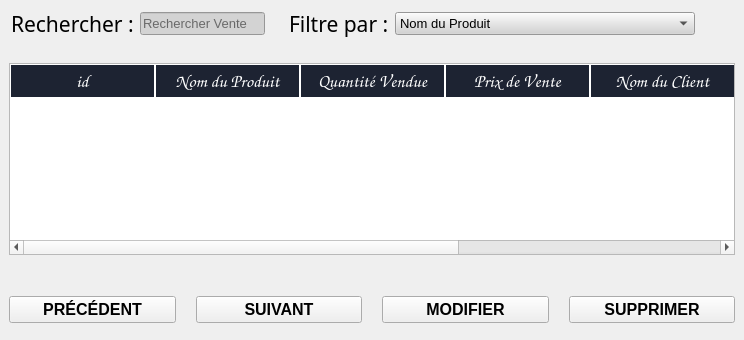
      <widget class="QWidget" name="tab_3">
       <attribute name="icon">
        <iconset>
         <normaloff>../pictures/cash-machine.png</normaloff>../pictures/cash-machine.png</iconset>
       </attribute>
       <attribute name="title">
        <string>Ventes</string>
       </attribute>
       <layout class="QVBoxLayout" name="verticalLayout_7" stretch="1,8,1">
        <property name="leftMargin">
         <number>0</number>
        </property>
        <property name="topMargin">
         <number>0</number>
        </property>
        <property name="rightMargin">
         <number>0</number>
        </property>
        <property name="bottomMargin">
         <number>0</number>
        </property>
        <item>
         <widget class="QWidget" name="venteSearchingWidget" native="true">
          <property name="styleSheet">
           <string notr="true"/>
          </property>
          <layout class="QHBoxLayout" name="horizontalLayout_9">
           <property name="leftMargin">
            <number>0</number>
           </property>
           <property name="topMargin">
            <number>0</number>
           </property>
           <property name="rightMargin">
            <number>0</number>
           </property>
           <property name="bottomMargin">
            <number>0</number>
           </property>
           <item>
            <widget class="QWidget" name="widget_5" native="true">
             <property name="maximumSize">
              <size>
               <width>800</width>
               <height>16777215</height>
              </size>
             </property>
             <layout class="QHBoxLayout" name="horizontalLayout_7">
              <property name="leftMargin">
               <number>11</number>
              </property>
              <item>
               <widget class="QLabel" name="label_14">
                <property name="font">
                 <font>
                  <family>Bahnschrift SemiBold Condensed</family>
                  <pointsize>16</pointsize>
                  <weight>50</weight>
                  <bold>false</bold>
                 </font>
                </property>
                <property name="text">
                 <string>Rechercher :</string>
                </property>
               </widget>
              </item>
              <item>
               <widget class="QLineEdit" name="venteLineEdit">
                <property name="font">
                 <font>
                  <pointsize>10</pointsize>
                 </font>
                </property>
                <property name="styleSheet">
                 <string notr="true">background-color: lightgray;
</string>
                </property>
                <property name="placeholderText">
                 <string>Rechercher Vente</string>
                </property>
               </widget>
              </item>
             </layout>
            </widget>
           </item>
           <item>
            <widget class="QWidget" name="widget_6" native="true">
             <layout class="QHBoxLayout" name="horizontalLayout_8">
              <item>
               <widget class="QLabel" name="label_15">
                <property name="font">
                 <font>
                  <family>Bahnschrift SemiBold Condensed</family>
                  <pointsize>16</pointsize>
                  <weight>50</weight>
                  <bold>false</bold>
                 </font>
                </property>
                <property name="text">
                 <string>Filtre par :</string>
                </property>
               </widget>
              </item>
              <item>
               <widget class="QComboBox" name="venteComboBox">
                <property name="minimumSize">
                 <size>
                  <width>300</width>
                  <height>0</height>
                 </size>
                </property>
                <property name="font">
                 <font>
                  <pointsize>10</pointsize>
                 </font>
                </property>
                <property name="styleSheet">
                 <string notr="true">background-color: lightgray;
</string>
                </property>
                <item>
                 <property name="text">
                  <string>Nom du Produit</string>
                 </property>
                </item>
                <item>
                 <property name="text">
                  <string>Catégorie</string>
                 </property>
                </item>
               </widget>
              </item>
              <item>
               <spacer name="horizontalSpacer">
                <property name="orientation">
                 <enum>Qt::Horizontal</enum>
                </property>
                <property name="sizeHint" stdset="0">
                 <size>
                  <width>40</width>
                  <height>20</height>
                 </size>
                </property>
               </spacer>
              </item>
             </layout>
            </widget>
           </item>
          </layout>
         </widget>
        </item>
        <item>
         <widget class="QWidget" name="tableOuterWidget_2" native="true">
          <property name="minimumSize">
           <size>
            <width>0</width>
            <height>100</height>
           </size>
          </property>
          <layout class="QVBoxLayout" name="verticalLayout_8">
           <item>
            <widget class="QTableWidget" name="venteTableWidget">
             <property name="font">
              <font>
               <family>Comic Sans MS</family>
               <pointsize>10</pointsize>
               <weight>50</weight>
               <italic>false</italic>
               <bold>false</bold>
              </font>
             </property>
             <property name="cursor" stdset="0">
              <cursorShape>ArrowCursor</cursorShape>
             </property>
             <property name="styleSheet">
              <string notr="true">QTableWidget::item{
background-color: rgb(190, 190, 190)
}

QHeaderView::section {
background-color :  rgb(29, 35, 50) ;
border:1px solid white;
font-size: 18px;
color:white;
padding: 2px
}
QTableWidget::item:selected {
background-color: rgb(29, 35, 50) ;
color: white;
}
</string>
             </property>
             <property name="editTriggers">
              <set>QAbstractItemView::NoEditTriggers</set>
             </property>
             <property name="tabKeyNavigation">
              <bool>false</bool>
             </property>
             <property name="selectionMode">
              <enum>QAbstractItemView::SingleSelection</enum>
             </property>
             <property name="selectionBehavior">
              <enum>QAbstractItemView::SelectRows</enum>
             </property>
             <property name="verticalScrollMode">
              <enum>QAbstractItemView::ScrollPerPixel</enum>
             </property>
             <property name="horizontalScrollMode">
              <enum>QAbstractItemView::ScrollPerPixel</enum>
             </property>
             <property name="showGrid">
              <bool>true</bool>
             </property>
             <property name="sortingEnabled">
              <bool>false</bool>
             </property>
             <property name="wordWrap">
              <bool>true</bool>
             </property>
             <property name="cornerButtonEnabled">
              <bool>false</bool>
             </property>
             <attribute name="horizontalHeaderDefaultSectionSize">
              <number>145</number>
             </attribute>
             <attribute name="horizontalHeaderHighlightSections">
              <bool>false</bool>
             </attribute>
             <attribute name="horizontalHeaderShowSortIndicator" stdset="0">
              <bool>false</bool>
             </attribute>
             <attribute name="horizontalHeaderStretchLastSection">
              <bool>false</bool>
             </attribute>
             <attribute name="verticalHeaderVisible">
              <bool>false</bool>
             </attribute>
             <attribute name="verticalHeaderHighlightSections">
              <bool>false</bool>
             </attribute>
             <attribute name="verticalHeaderShowSortIndicator" stdset="0">
              <bool>false</bool>
             </attribute>
             <attribute name="verticalHeaderStretchLastSection">
              <bool>false</bool>
             </attribute>
             <column>
              <property name="text">
               <string>id</string>
              </property>
             </column>
             <column>
              <property name="text">
               <string>Nom du Produit</string>
              </property>
             </column>
             <column>
              <property name="text">
               <string>Quantité Vendue</string>
              </property>
             </column>
             <column>
              <property name="text">
               <string>Prix de Vente</string>
              </property>
             </column>
             <column>
              <property name="text">
               <string>Nom du Client</string>
              </property>
             </column>
             <column>
              <property name="text">
               <string>Catégorie</string>
              </property>
             </column>
             <column>
              <property name="text">
               <string>Date d'Entrée</string>
              </property>
             </column>
             <column>
              <property name="text">
               <string>Notes</string>
              </property>
             </column>
            </widget>
           </item>
          </layout>
         </widget>
        </item>
        <item>
         <widget class="QWidget" name="venteBottomContainer" native="true">
          <property name="minimumSize">
           <size>
            <width>0</width>
            <height>70</height>
           </size>
          </property>
          <property name="maximumSize">
           <size>
            <width>16777215</width>
            <height>60</height>
           </size>
          </property>
          <layout class="QHBoxLayout" name="horizontalLayout_6">
           <property name="spacing">
            <number>20</number>
           </property>
           <item>
            <widget class="QPushButton" name="ventePrecedentButton">
             <property name="font">
              <font>
               <pointsize>12</pointsize>
               <weight>75</weight>
               <bold>true</bold>
              </font>
             </property>
             <property name="cursor">
              <cursorShape>PointingHandCursor</cursorShape>
             </property>
             <property name="text">
              <string>PRÉCÉDENT</string>
             </property>
             <property name="icon">
              <iconset resource="../interface_images.qrc">
               <normaloff>:/newPrefix/pictures/back.png</normaloff>:/newPrefix/pictures/back.png</iconset>
             </property>
             <property name="iconSize">
              <size>
               <width>25</width>
               <height>25</height>
              </size>
             </property>
            </widget>
           </item>
           <item>
            <widget class="QPushButton" name="venteSuivantButton">
             <property name="font">
              <font>
               <pointsize>12</pointsize>
               <weight>75</weight>
               <bold>true</bold>
              </font>
             </property>
             <property name="cursor">
              <cursorShape>PointingHandCursor</cursorShape>
             </property>
             <property name="text">
              <string>SUIVANT</string>
             </property>
             <property name="icon">
              <iconset resource="../interface_images.qrc">
               <normaloff>:/newPrefix/pictures/next.png</normaloff>:/newPrefix/pictures/next.png</iconset>
             </property>
             <property name="iconSize">
              <size>
               <width>25</width>
               <height>25</height>
              </size>
             </property>
            </widget>
           </item>
           <item>
            <widget class="QPushButton" name="venteModifierButton">
             <property name="font">
              <font>
               <pointsize>12</pointsize>
               <weight>75</weight>
               <bold>true</bold>
              </font>
             </property>
             <property name="cursor">
              <cursorShape>PointingHandCursor</cursorShape>
             </property>
             <property name="text">
              <string>MODIFIER</string>
             </property>
             <property name="icon">
              <iconset resource="../interface_images.qrc">
               <normaloff>:/newPrefix/pictures/editing.png</normaloff>:/newPrefix/pictures/editing.png</iconset>
             </property>
             <property name="iconSize">
              <size>
               <width>30</width>
               <height>30</height>
              </size>
             </property>
            </widget>
           </item>
           <item>
            <widget class="QPushButton" name="venteSupprimerButton">
             <property name="font">
              <font>
               <pointsize>12</pointsize>
               <weight>75</weight>
               <bold>true</bold>
              </font>
             </property>
             <property name="cursor">
              <cursorShape>PointingHandCursor</cursorShape>
             </property>
             <property name="text">
              <string>SUPPRIMER</string>
             </property>
             <property name="icon">
              <iconset resource="../interface_images.qrc">
               <normaloff>:/newPrefix/pictures/delete.png</normaloff>:/newPrefix/pictures/delete.png</iconset>
             </property>
             <property name="iconSize">
              <size>
               <width>30</width>
               <height>30</height>
              </size>
             </property>
            </widget>
           </item>
          </layout>
         </widget>
        </item>
       </layout>
      </widget>
